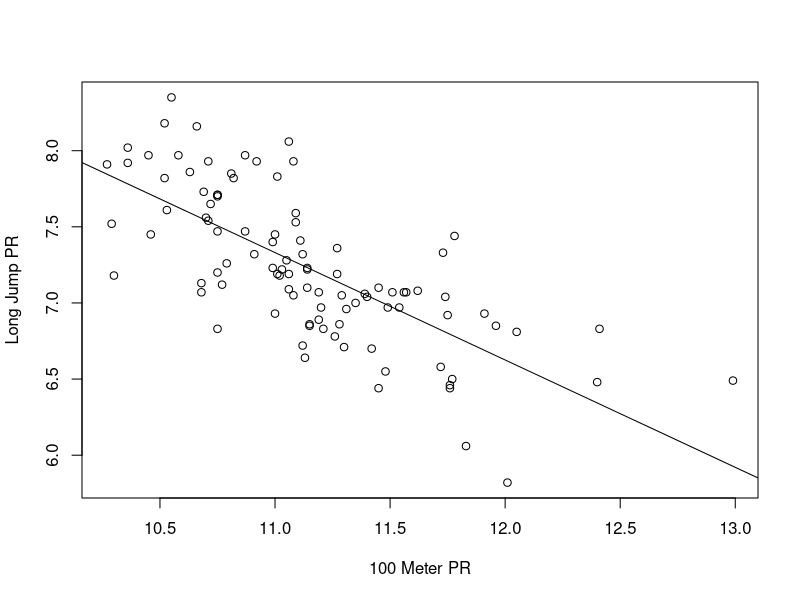
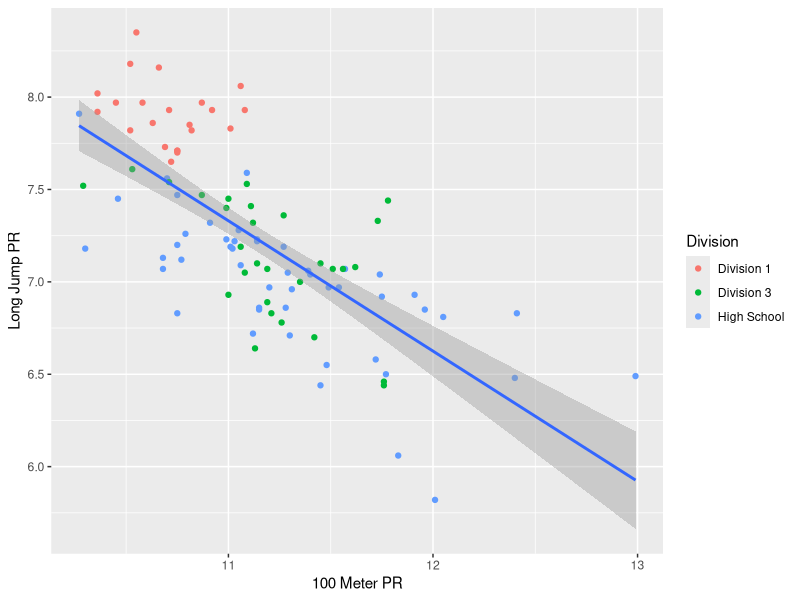
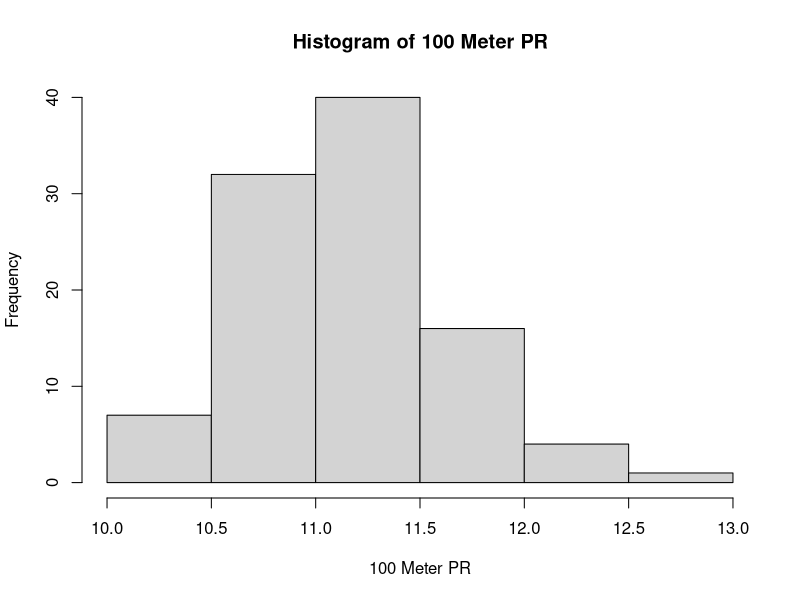
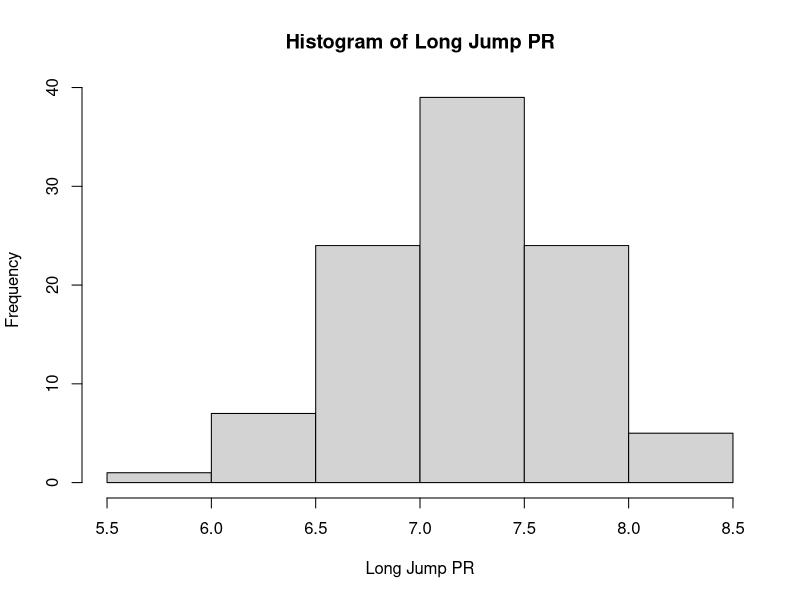
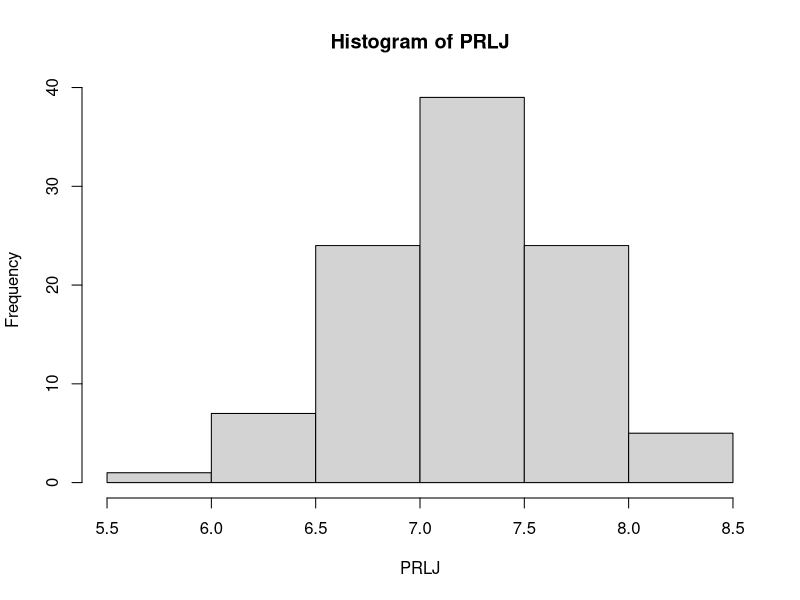

The R source for these figures, in order:
df <- read.csv('long_jump_data.csv')
View(df)
data_plot <- plot(df$X100_M_PR, df$Long_Jump_PR, xlab = '100 Meter PR', ylab='Long Jump PR')
model <- lm(df$Long_Jump_PR~df$X100_M_PR)
abline(model)
summary(model)

PR100M <- df$X100_M_PR
PRLJ <- df$Long_Jump_PR
Division <- df$Division

predict(model, new_data=my_distances, interval='confidence')
library(ggplot2)
ggplot(data_plot, aes(x=PR100M, y=PRLJ))+
         geom_point(aes(col=Division))+
         geom_smooth(method='lm')+
         xlab("100 Meter PR")+
         ylab("Long Jump PR")
model
hist(PR100M, main="Histogram of 100 Meter PR", xlab='100 Meter PR')
hist(PRLJ, main="Histogram of Long Jump PR", xlab='Long Jump PR')
summary(PR100M)
median(PR100M)
hist(PRLJ)
